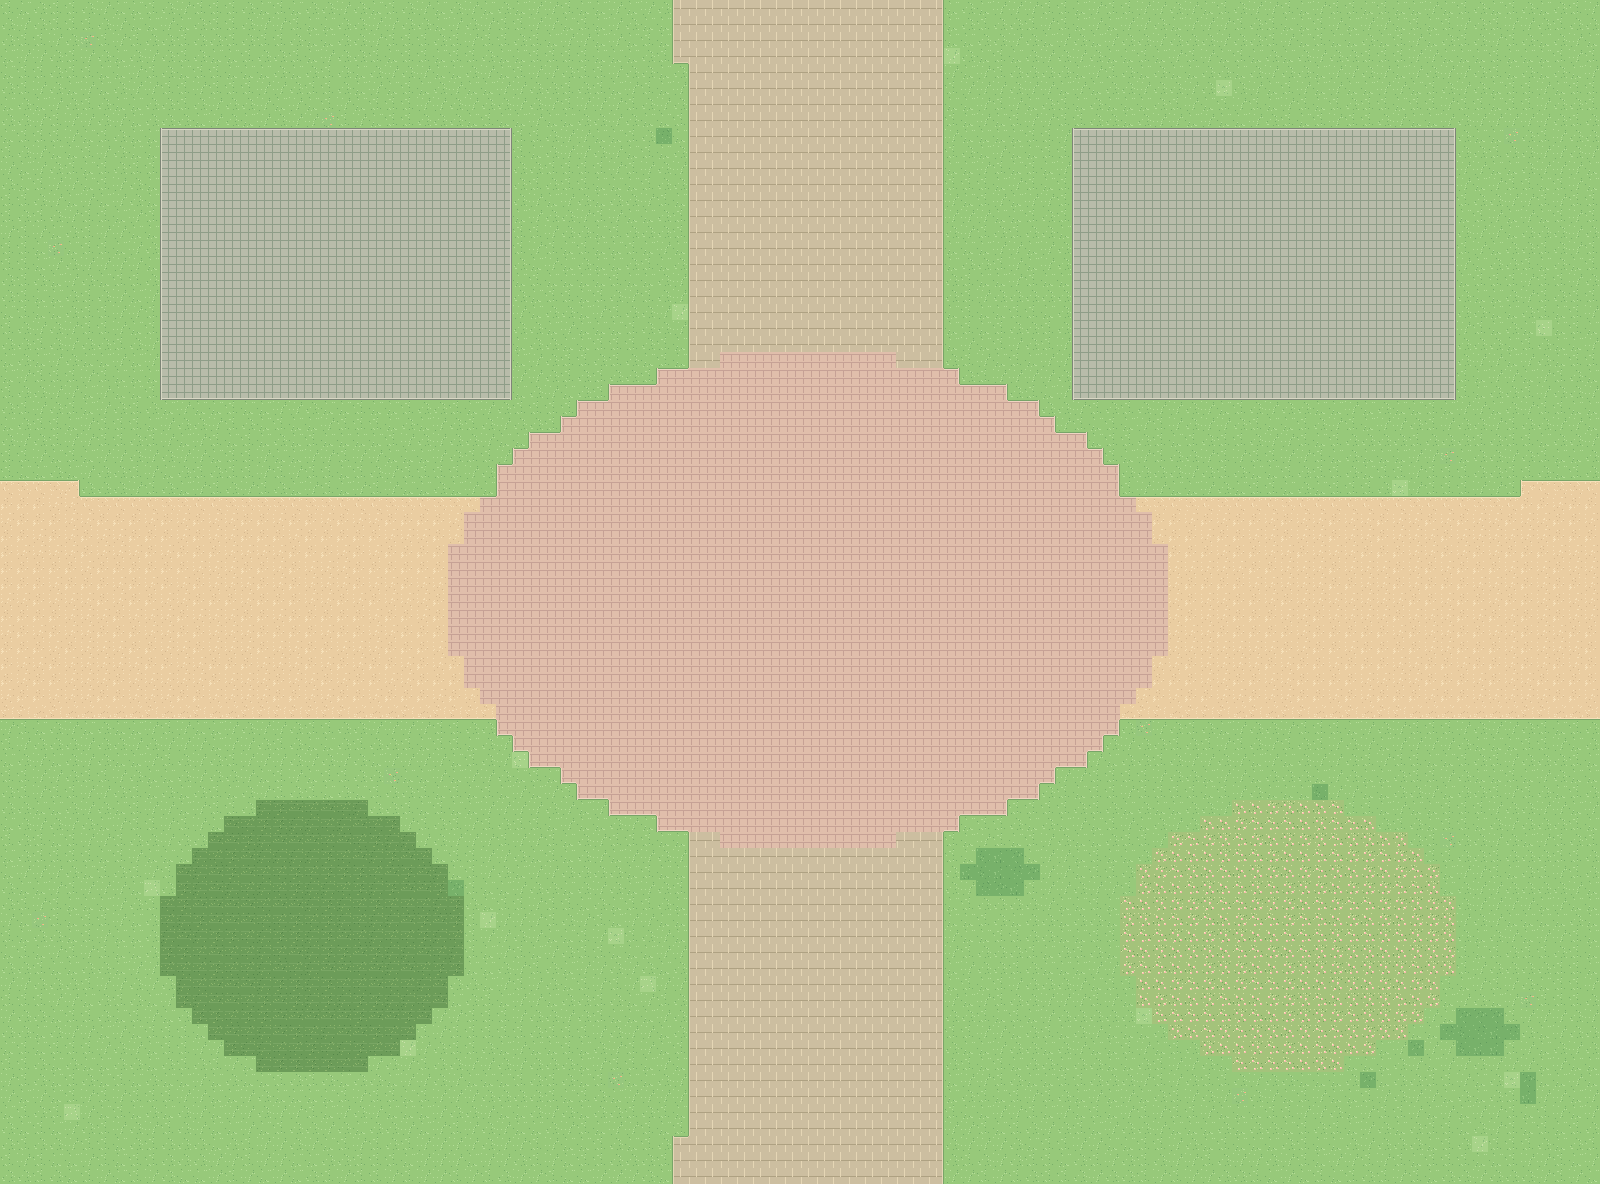

A level layout from a 2D game, rendered from its tile map. Below: a short description, then the map file with tile-grid data replaced by summaries:
An orthogonal 100x74 tile map with 16x16 px tiles, 4 tile layers (Ground, Landscape, Roads, BuildingPads) and 10 objects (3x scene_portal, 2x building_slot, 2x building_label, landmark_area, spawn, ...).

<map version="1.10" tiledversion="1.11.2" orientation="orthogonal" renderorder="right-down" width="100" height="74" tilewidth="16" tileheight="16" infinite="0" nextlayerid="9" nextobjectid="800" backgroundcolor="#97C97A">
  <properties>
    <property name="scene_id" value="19" />
    <property name="scene_name" value="门东路与行署路衔接" />
    <property name="macro_area" value="E 门区行政区" />
    <property name="tile_scale" type="int" value="16" />
    <property name="player_sprite_width" type="int" value="48" />
    <property name="player_sprite_height" type="int" value="48" />
    <property name="world_origin_x_px" type="int" value="1600" />
    <property name="world_origin_y_px" type="int" value="0" />
    <property name="ground_only" type="bool" value="true" />
    <property name="building_art_separate" type="bool" value="true" />
  </properties>
  <tileset firstgid="1" name="swu_terrain_16" tilewidth="16" tileheight="16" tilecount="412" columns="16">
    <image source="../assets/ground_tiles_16.png" width="256" height="416" />
  </tileset>
  <layer id="1" name="Ground" width="100" height="74">
    <data>[7400 cells, 7400 non-empty, 4 distinct tile ids]</data>
  </layer>
  <layer id="2" name="Landscape" width="100" height="74">
    <data>[7400 cells, 592 non-empty, 20 distinct tile ids]</data>
  </layer>
  <layer id="3" name="Roads" width="100" height="74">
    <data>[7400 cells, 2606 non-empty, 32 distinct tile ids]</data>
  </layer>
  <layer id="4" name="BuildingPads" width="100" height="74">
    <data>[7400 cells, 782 non-empty, 16 distinct tile ids]</data>
  </layer>
  <objectgroup id="5" name="BuildingSlots" visible="0" color="#D9B768">
    <object id="1" name="slot_19_01" type="building_slot" x="160" y="128" width="352" height="272">
      <properties>
        <property name="display_name" value="东侧校园服务点预留" />
        <property name="confidence" value="schematic" />
        <property name="note" value="建筑预留地，仅用于当前地图阶段，后续再放建筑与碰撞体" />
        <property name="future_collision" type="bool" value="true" />
        <property name="currently_walkable" type="bool" value="true" />
        <property name="macro_area" value="E 门区行政区" />
      </properties>
    </object>
    <object id="2" name="slot_19_02" type="building_slot" x="1072" y="128" width="384" height="272">
      <properties>
        <property name="display_name" value="东向门户建筑预留" />
        <property name="confidence" value="schematic" />
        <property name="note" value="建筑预留地，仅用于当前地图阶段，后续再放建筑与碰撞体" />
        <property name="future_collision" type="bool" value="true" />
        <property name="currently_walkable" type="bool" value="true" />
        <property name="macro_area" value="E 门区行政区" />
      </properties>
    </object>
  </objectgroup>
  <objectgroup id="6" name="LandmarkAreas" visible="0" color="#3B9C88">
    <object id="3" name="area_19_01" type="landmark_area" x="480" y="496" width="656" height="368">
      <properties>
        <property name="display_name" value="门东路与行署路衔接广场" />
        <property name="confidence" value="landmark_area_approx" />
      </properties>
    </object>
  </objectgroup>
  <objectgroup id="7" name="Portals" visible="0" color="#4CA3D9">
    <object id="4" name="exit_north" type="scene_portal" x="672" y="0" width="272" height="64">
      <properties>
        <property name="direction" value="north" />
        <property name="target_scene" value="13" />
        <property name="target_portal" value="exit_south" />
        <property name="spawn_x_px" type="int" value="800" />
        <property name="spawn_y_px" type="int" value="1056" />
        <property name="trigger" value="cross_map_edge" />
        <property name="enabled" type="bool" value="true" />
      </properties>
    </object>
    <object id="5" name="exit_west" type="scene_portal" x="0" y="480" width="80" height="240">
      <properties>
        <property name="direction" value="west" />
        <property name="target_scene" value="18" />
        <property name="target_portal" value="exit_east" />
        <property name="spawn_x_px" type="int" value="1424" />
        <property name="spawn_y_px" type="int" value="592" />
        <property name="trigger" value="cross_map_edge" />
        <property name="enabled" type="bool" value="true" />
      </properties>
    </object>
    <object id="6" name="exit_east" type="scene_portal" x="1520" y="480" width="80" height="240">
      <properties>
        <property name="direction" value="east" />
        <property name="target_scene" value="20" />
        <property name="target_portal" value="exit_west" />
        <property name="spawn_x_px" type="int" value="160" />
        <property name="spawn_y_px" type="int" value="592" />
        <property name="trigger" value="cross_map_edge" />
        <property name="enabled" type="bool" value="true" />
      </properties>
    </object>
  </objectgroup>
  <objectgroup id="8" name="Spawn" visible="0" color="#74B877">
    <object id="7" name="player_start" type="spawn" x="800" y="992" width="0" height="0">
      <properties>
        <property name="feet_position" type="bool" value="true" />
        <property name="sprite_width" type="int" value="48" />
        <property name="sprite_height" type="int" value="48" />
      </properties>
    </object>
  </objectgroup>
  <objectgroup id="9" name="地标中文标注_编辑用" visible="1" color="#284F48">
    <object id="8" name="东侧校园服务点预留" type="building_label" x="166.0" y="242.0" width="340" height="44">
      <text fontfamily="Noto Sans CJK SC" pixelsize="21" color="#284D42" halign="center" valign="center" wrap="1">东侧校园服务点预留</text>
    </object>
    <object id="9" name="东向门户建筑预留" type="building_label" x="1094.0" y="242.0" width="340" height="44">
      <text fontfamily="Noto Sans CJK SC" pixelsize="21" color="#284D42" halign="center" valign="center" wrap="1">东向门户建筑预留</text>
    </object>
    <object id="10" name="门东路与行署路衔接广场" type="area_label" x="638.0" y="658.0" width="340" height="44">
      <text fontfamily="Noto Sans CJK SC" pixelsize="21" color="#284D42" halign="center" valign="center" wrap="1">门东路与行署路衔接广场</text>
    </object>
  </objectgroup>
</map>
